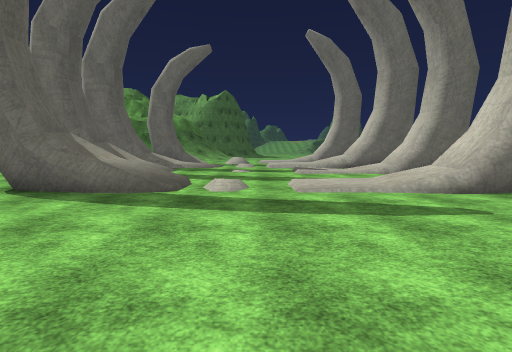
view 1 (above)

24 first-person views from a walk through a scene from a Unity 3-D project. The camera is 1.5 m above the floor, tilts 6° down and sees 90° across. The floor is counted in squares, 2.23 m on a side. Each view is taken from the middle of a square. On the plan, view 1 faces up. The plan holds only what a view shows up to about 9 squares ahead; the rest is blank. The place goes on beyond the plan. The player is left out. Some surface patterns are stand-ins.

view 2
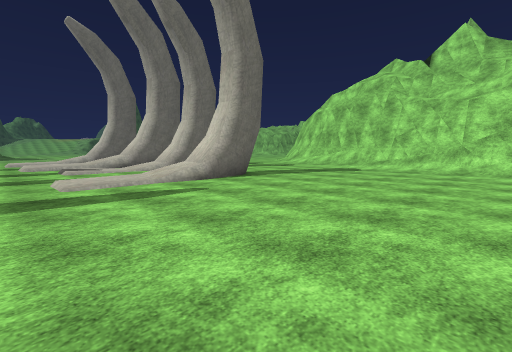

view 3
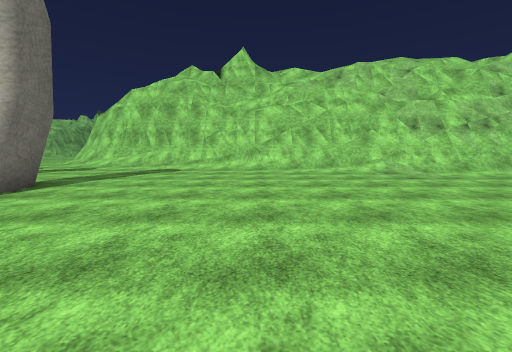

view 4
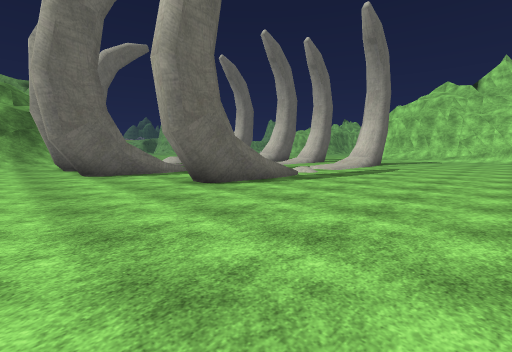

view 5
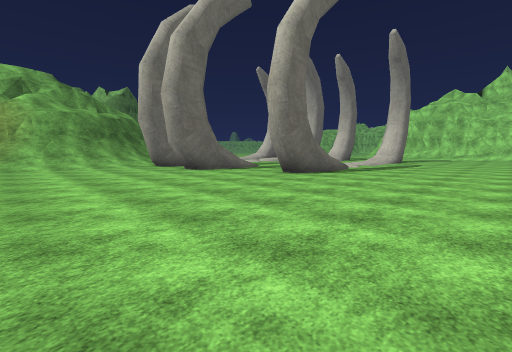

view 6
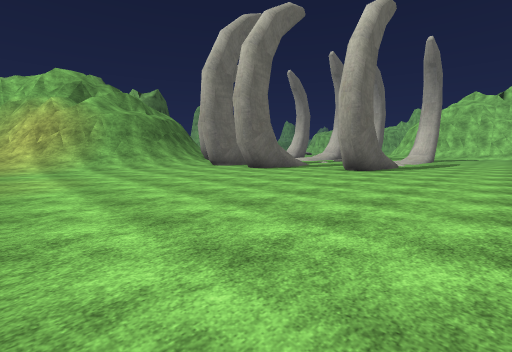

view 7
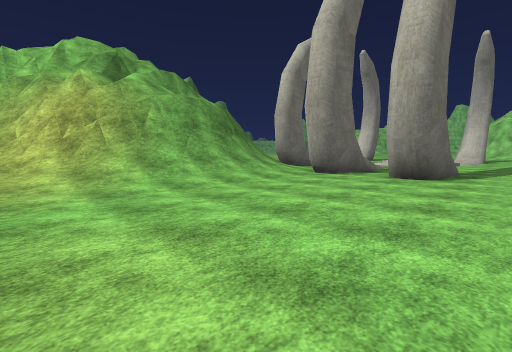

view 8
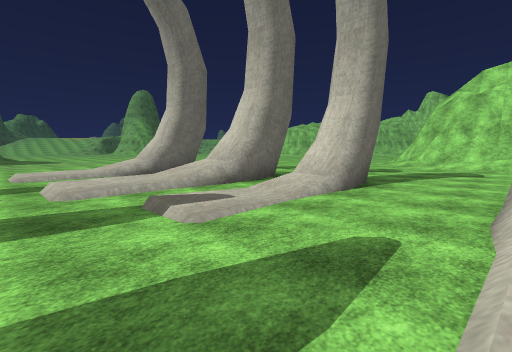

view 9
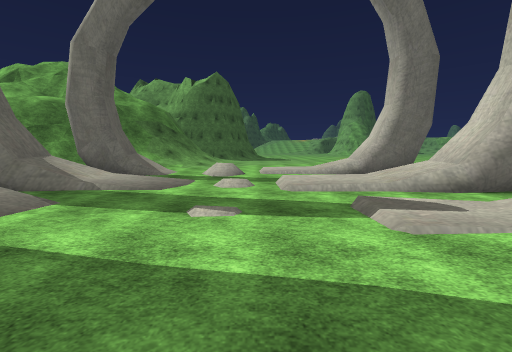

view 10
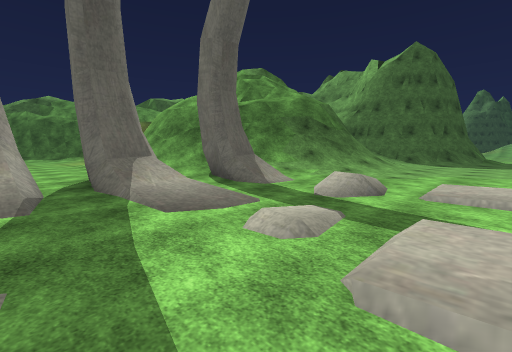

view 11
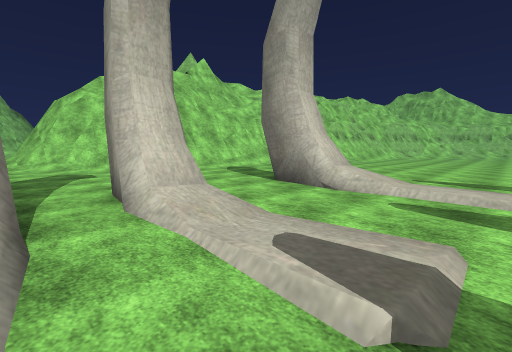

view 12
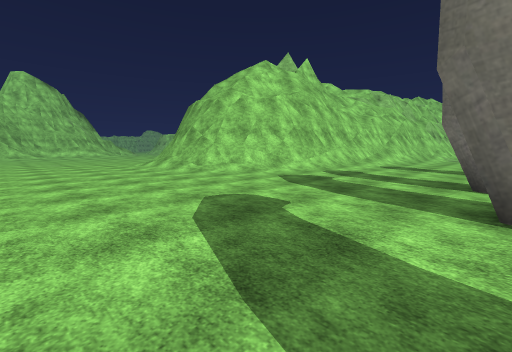

view 13
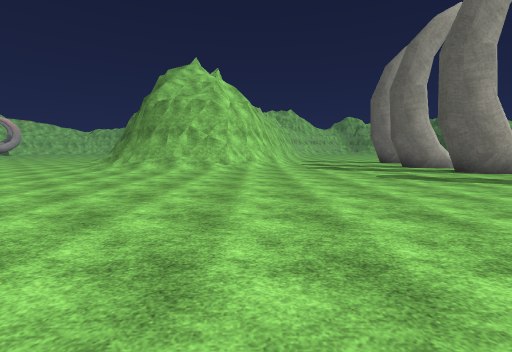

view 14
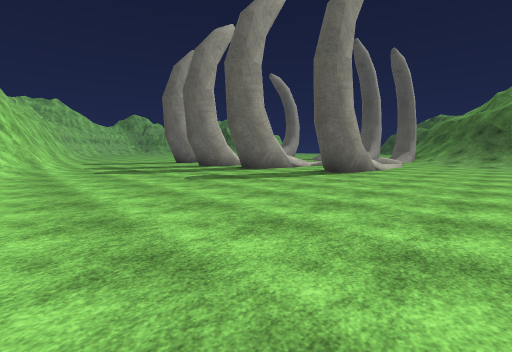

view 15
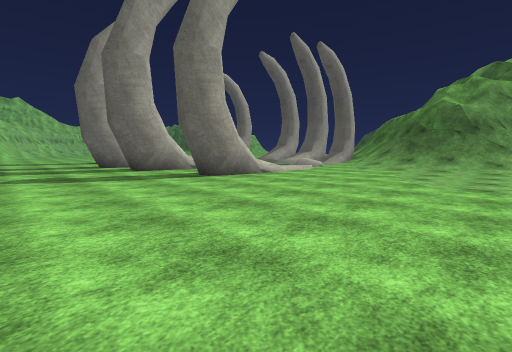

view 16
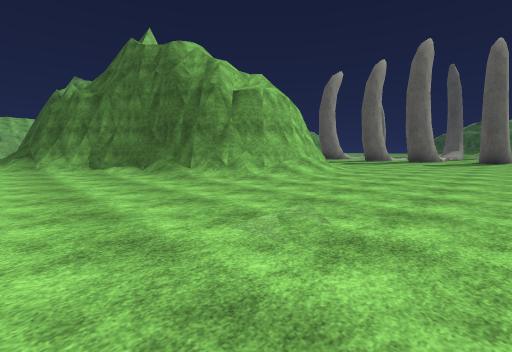

view 17
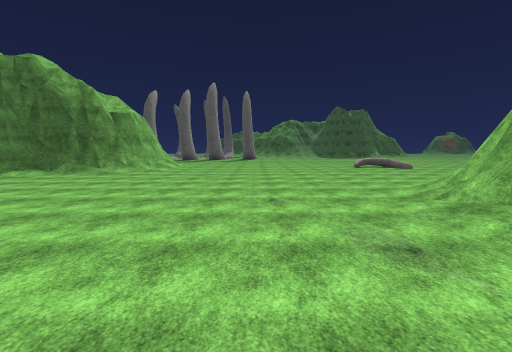

view 18
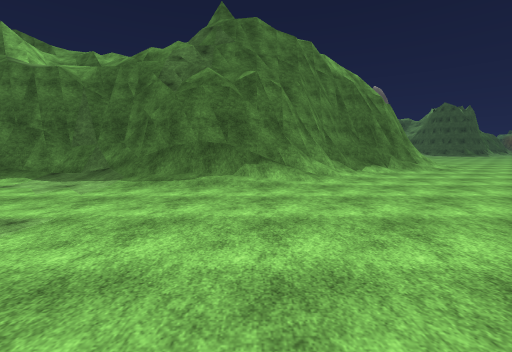

view 19
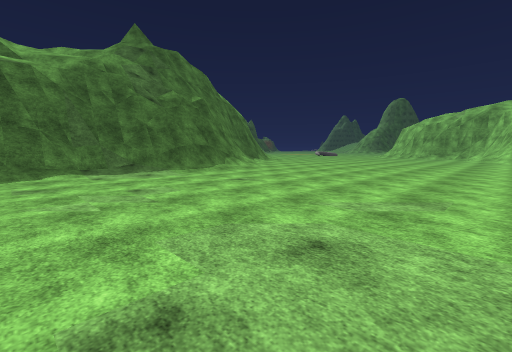

view 20
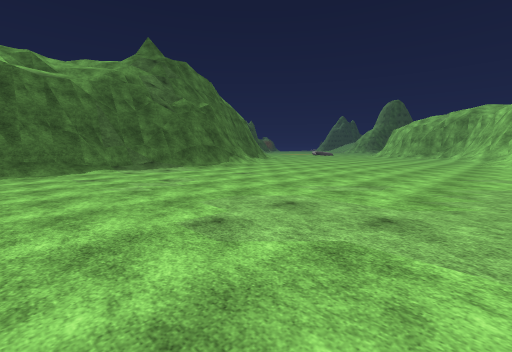

view 21
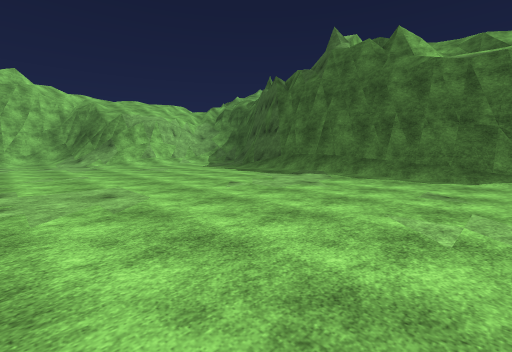

view 22
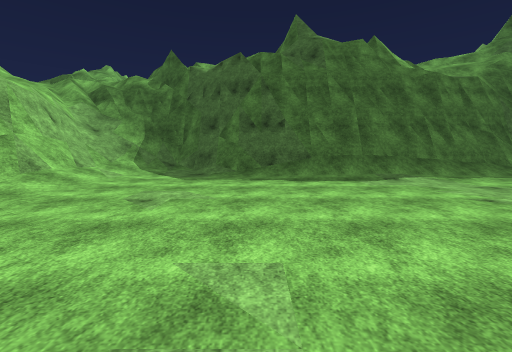

view 23
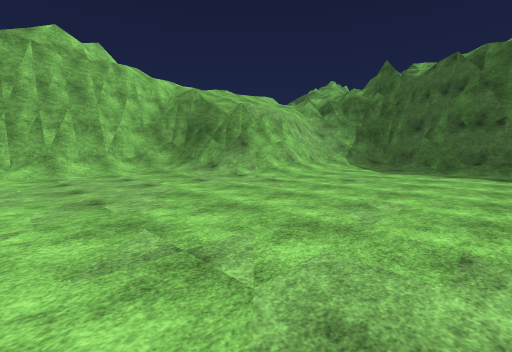

view 24
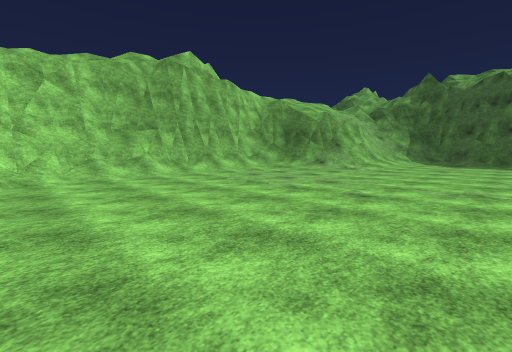

### Floor plan
Key: @ floor where view 1 was taken; # wall or solid block; x gap in a wall; . main floor; : floor 0.25 m higher than the main floor; + floor 5.25 m higher than the main floor; / step, stairs or slope; = window, fence, low wall or low ledge.
Columns run from 12 left of view 1 to 32 right of it. Each row starts with its distance up from view 1.
 18         #//..........        ../ ##
 17         #///.........  .     ...//#
 16         ##//..............   ..../##
 15 #      ##///..............   .......//
 14 ##    ##///................  .........
 13 /######///..//:##...................../
 12 //####/##/.////##.....................
 11 ////////......  ......................
 10 ..////###//..:/=##..................
  9 ........x//..//###....../////......
  8 ......###/...///##...../####//....    ./
  7 .......##/...///##..../##  ##/...     ../
  6 ......................##    ##/...   .../
  5 ........##=..//##..../##    ##/.... .....
  4 ........###..//###.../#      ##/.........
  3 ...................../#       #=/........
  2 ...................../#       ##/........
  1 ...................../#        #/........
  0   ..........@.......//#        #/........
 -1             ......../##       ##/........
 -2              ......./#        #//........
 -3                ...../#        ##/........
 -4                 .../##         #/........
 -5                  ../##         #/........
 -6                   ./#          #/......
 -7                    /#          #/......
 -8                     #          #/......
 -9                                #/........
-10                               ##/............
-11                               #/.............
-12                              ##/.............
-13                              #/////..........
-14                              ////////........
-15                              =/####=/........
-16                              ===+ =##/.....//
-17                                    ##########

Where each view was taken, in squares from view 1:
view 1: 0 up, 0 right, facing up
view 2: 1 down, 0 right, facing up-right
view 3: 0 up, 0 right, facing right
view 4: 0 up, 7 left, facing up-right
view 5: 0 up, 10 left, facing up-right
view 6: 1 up, 12 left, facing up-right
view 7: 6 up, 12 left, facing up-right
view 8: 5 up, 0 right, facing up-right
view 9: 5 up, 0 right, facing up
view 10: 8 up, 1 right, facing up-left
view 11: 9 up, 1 right, facing down-right
view 12: 13 up, 5 right, facing down-right
view 13: 17 up, 11 right, facing down
view 14: 16 up, 11 right, facing down-left
view 15: 18 up, 8 right, facing down-left
view 16: 13 up, 20 right, facing down-left
view 17: 13 up, 26 right, facing left
view 18: 2 up, 25 right, facing left
view 19: 4 down, 27 right, facing up-left
view 20: 5 down, 28 right, facing up-left
view 21: 3 down, 26 right, facing down-left
view 22: 10 down, 26 right, facing left
view 23: 9 down, 28 right, facing down-left
view 24: 10 down, 32 right, facing down-left
